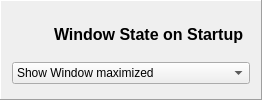
               <widget class="QFrame" name="windowstateFrame">
                <property name="styleSheet">
                 <string notr="true"/>
                </property>
                <property name="frameShape">
                 <enum>QFrame::Shape::Panel</enum>
                </property>
                <property name="frameShadow">
                 <enum>QFrame::Shadow::Raised</enum>
                </property>
                <layout class="QGridLayout" name="gridLayout_4">
                 <item row="1" column="0">
                  <widget class="QLabel" name="windowStateIconFrame">
                   <property name="sizePolicy">
                    <sizepolicy hsizetype="Preferred" vsizetype="Preferred">
                     <horstretch>0</horstretch>
                     <verstretch>0</verstretch>
                    </sizepolicy>
                   </property>
                   <property name="minimumSize">
                    <size>
                     <width>36</width>
                     <height>36</height>
                    </size>
                   </property>
                   <property name="maximumSize">
                    <size>
                     <width>36</width>
                     <height>36</height>
                    </size>
                   </property>
                   <property name="styleSheet">
                    <string notr="true">margin-right:10px;</string>
                   </property>
                   <property name="text">
                    <string/>
                   </property>
                   <property name="pixmap">
                    <pixmap resource="../resources.qrc">:/icons/icons/expand-button.png</pixmap>
                   </property>
                  </widget>
                 </item>
                 <item row="1" column="1">
                  <widget class="QLabel" name="windowStateLabel">
                   <property name="sizePolicy">
                    <sizepolicy hsizetype="Preferred" vsizetype="Preferred">
                     <horstretch>0</horstretch>
                     <verstretch>0</verstretch>
                    </sizepolicy>
                   </property>
                   <property name="styleSheet">
                    <string notr="true">font-size:16px;font-weight:bold;</string>
                   </property>
                   <property name="text">
                    <string>Window State on Startup</string>
                   </property>
                  </widget>
                 </item>
                 <item row="2" column="0" colspan="3">
                  <widget class="QComboBox" name="windowStateComboBox">
                   <item>
                    <property name="text">
                     <string>Show Window maximized</string>
                    </property>
                   </item>
                   <item>
                    <property name="text">
                     <string>Show Tray Icon only</string>
                    </property>
                   </item>
                  </widget>
                 </item>
                </layout>
               </widget>
